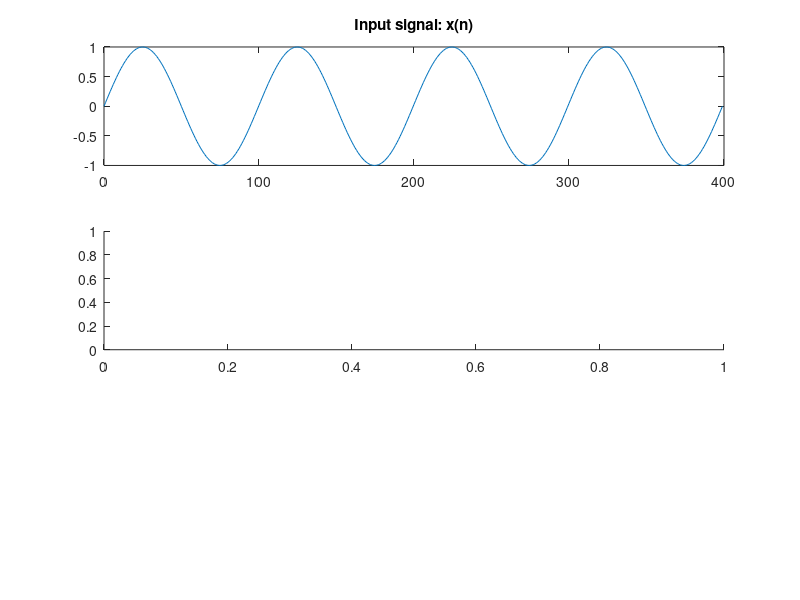

Recreate this plot in MATLAB. (Note: this script raises an error after producing the figure.)
clc;
close all;

f = 8;
T = (1/f);
tmin = 0;
tmax = 4*T;
t = linspace(tmin,tmax,400);
x = sin(2*pi*f*t);

%x = input('Enter the input sequence');
y = input('Enter the second response');


yNeg = [];
for i=length(y):-1:1
    yNeg = [yNeg y(i)];
end

z = [];
for i=1:length(x)
    temp = yNeg.* x(i);
    z = [z;temp];
end

[row,column] = size(z);
lastIndex = row+column ;
startingIndex = 2;
y = [];
sum = 0;
while(startingIndex<=lastIndex)
    for i=1:row
        for j=1:column
            if ((i+j)==startingIndex)
                sum = sum + z(i,j);
            end
        end
    end
    startingIndex = startingIndex+1;
    y = [y sum];
    sum = 0;
end
disp(y);

nx = 0 : length(x)-1;
nh = [0 1 2 3];
ny = 0 : length(y)-1;
figure(1)
subplot(3,1,1);
stem(nx,x);
plot(nx,x);
title('Input signal: x(n)');
subplot(3,1,2);
stem(nh,XNeg);
title('Second Signal: Xneg(n)');
subplot(3,1,3);
stem(ny,y);
title('Output signal: y(n)');



